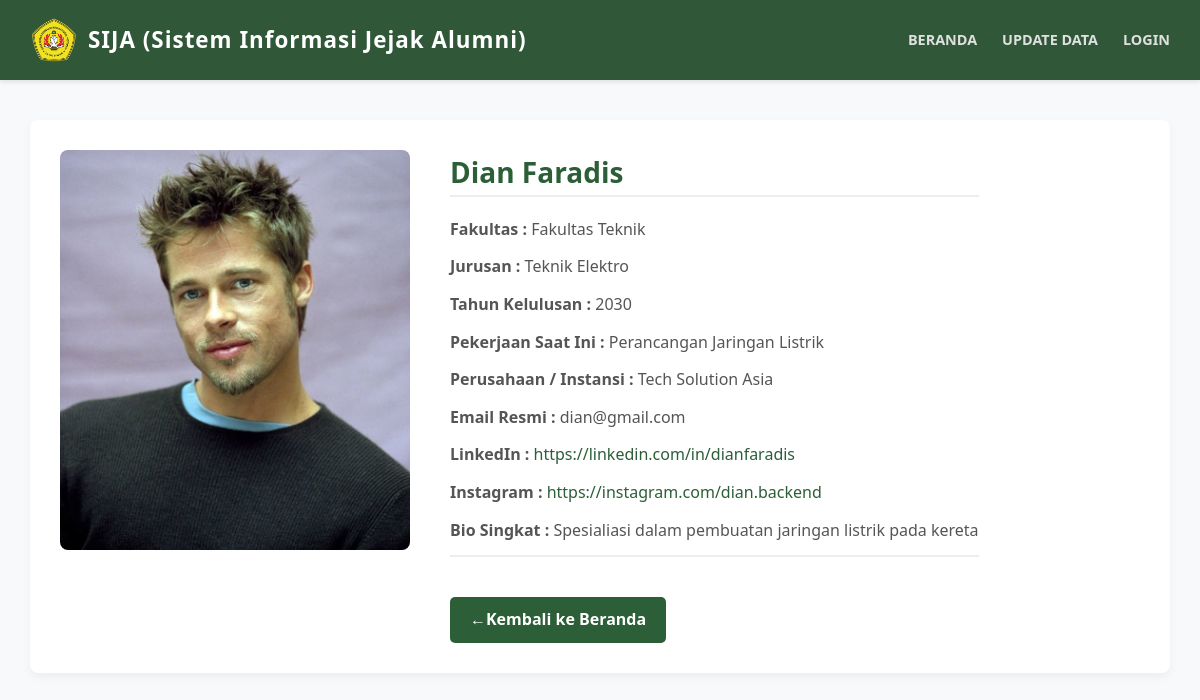
The app's page /detail.php?id=4 with its own data.
### tables this page shows
CREATE TABLE `alumni_profiles` (
  `id` int(11) NOT NULL,
  `user_id` int(11) NOT NULL,
  `angkatan` int(4) DEFAULT NULL,
  `tahun_kelulusan` int(11) DEFAULT NULL,
  `jurusan_id` int(11) DEFAULT NULL,
  `pekerjaan` varchar(100) DEFAULT NULL,
  `perusahaan` varchar(100) DEFAULT NULL,
  `linkedin` varchar(255) DEFAULT NULL,
  `instagram` varchar(255) DEFAULT NULL,
  `bio` text,
  `foto` varchar(255) DEFAULT NULL,
  `bukti_kelulusan` varchar(255) DEFAULT NULL,
  `status_kelulusan` enum('pending','disetujui','ditolak') DEFAULT 'disetujui',
  `status_validasi` enum('pending','disetujui','ditolak') DEFAULT 'disetujui',
  `verification_status` enum('unverified','pending','verified') DEFAULT 'unverified',
  `created_at` timestamp NOT NULL DEFAULT CURRENT_TIMESTAMP
);

CREATE TABLE `users` (
  `id` int(11) NOT NULL,
  `nama` varchar(100) NOT NULL,
  `email` varchar(100) NOT NULL,
  `password` varchar(255) NOT NULL,
  `role` enum('admin','mahasiswa','alumni') NOT NULL,
  `created_at` timestamp NOT NULL DEFAULT CURRENT_TIMESTAMP
);

CREATE TABLE `fakultas` (
  `id` int(11) NOT NULL,
  `nama_fakultas` varchar(100) NOT NULL,
  `created_at` timestamp NOT NULL DEFAULT CURRENT_TIMESTAMP
);

CREATE TABLE `jurusan` (
  `id` int(11) NOT NULL,
  `fakultas_id` int(11) NOT NULL,
  `nama_jurusan` varchar(100) NOT NULL,
  `created_at` timestamp NOT NULL DEFAULT CURRENT_TIMESTAMP
);

### app/model/AlumniModel.php (called while the page is built, shortened)
<?php
require_once __DIR__ . '/../../config/koneksi.php';
class AlumniHomeModel
{
    public static function getDetail($user_id)
    {
        global $conn;
        $user_id = mysqli_real_escape_string($conn, $user_id);
      $query = mysqli_query($conn, "
        SELECT
            a.*,
            u.nama,
            u.email,
            j.nama_jurusan,
            f.nama_fakultas
        FROM alumni_profiles a
        JOIN users u
            ON a.user_id = u.id
        LEFT JOIN jurusan j
            ON a.jurusan_id = j.id
        LEFT JOIN fakultas f
            ON j.fakultas_id = f.id
        WHERE u.id = '$user_id'
    ");
        return mysqli_fetch_assoc($query);
    }
}

### app/controller/HomeController.php (called while the page is built, shortened)
<?php
require_once __DIR__ . '/../model/AlumniModel.php';
class HomeController
{
    public function detail($user_id)
    {
        return AlumniHomeModel::getDetail($user_id);
    }
}

### public/detail.php (the view, shortened to what this page needs)
<?php
require_once '../app/controller/HomeController.php';
require_once '../app/model/AlumniModel.php';
$user_id = isset($_GET['id']) ? $_GET['id'] : null;
$controller = new HomeController();
$alumniDetail = $controller->detail($user_id);
?>
<!DOCTYPE html>
<html lang="id">
<head>
    <link rel="stylesheet" href="../asset/css/style.css">
</head>
<body>
    <header class="main-header">
        <div class="container header-content">
            <div class="logo">
                <img src="../uploads/Asset/logo1.png" alt="Logo Dashboard" class="logo-img" >
                <span class="logo-text">
                SIJA (Sistem Informasi Jejak Alumni)
                </span>
            </div>
            <nav class="main-nav">
                <ul>
                    <li><a href="index.php">BERANDA</a></li>
                    <li><a href="#">UPDATE DATA</a></li>
                    <?php if (isset($_SESSION['status']) && $_SESSION['status'] == 'login'): ?>
                        <li><a href="profil.php">PROFIL (<?= $_SESSION['nama']; ?>)</a></li>
                        <li><a href="logout.php" style="color: #ff4d4d; font-weight: bold;">LOGOUT</a></li>
                    <?php else: ?>
                        <li><a href="login.php">LOGIN</a></li>
                    <?php endif; ?>
                </ul>
            </nav>
        </div>
    </header>
    <main class="container">
        <div class="detail-wrapper">
            <div class="detail-foto">
                <img src="../<?= htmlspecialchars($alumniDetail['foto'] ?? 'asset/img/default-avatar.png'); ?>"
                    alt="<?= htmlspecialchars($alumniDetail['nama']); ?>">
            </div>
            <div class="detail-info">
                <h2><?= htmlspecialchars($alumniDetail['nama']); ?></h2>
                <hr style="border: 1px solid #eee; margin-bottom: 20px;">
               <p><strong>Fakultas :</strong> <?= htmlspecialchars($alumniDetail['nama_fakultas'] ?? '-'); ?></p>
                <p><strong>Jurusan :</strong> <?= htmlspecialchars($alumniDetail['nama_jurusan'] ?? '-'); ?></p>
                <p><strong>Tahun Kelulusan :</strong> <?= htmlspecialchars($alumniDetail['tahun_kelulusan'] ?? '-'); ?>
                </p>
                <p><strong>Pekerjaan Saat Ini :</strong> <?= htmlspecialchars($alumniDetail['pekerjaan'] ?? '-'); ?></p>
                <p><strong>Perusahaan / Instansi :</strong> <?= htmlspecialchars($alumniDetail['perusahaan'] ?? '-'); ?>
                </p>
                <p><strong>Email Resmi :</strong> <?= htmlspecialchars($alumniDetail['email'] ?? '-'); ?></p>
                <?php if (!empty($alumniDetail['linkedin'])): ?>
                    <p><strong>LinkedIn :</strong>
                        <a href="<?= htmlspecialchars($alumniDetail['linkedin']); ?>" target="_blank"
                            style="color: #2c5e38; text-decoration: none; font-weight: 500;">
                            <?= htmlspecialchars($alumniDetail['linkedin']); ?>
                        </a>
                    </p>
                <?php endif; ?>
                <?php if (!empty($alumniDetail['instagram'])): ?>
                    <p><strong>Instagram :</strong>
                        <a href="<?= htmlspecialchars($alumniDetail['instagram']); ?>" target="_blank"
                            style="color: #2c5e38; text-decoration: none; font-weight: 500;">
                            <?= htmlspecialchars($alumniDetail['instagram']); ?>
                        </a>
                    </p>
                <?php endif; ?>
                <p><strong>Bio Singkat :</strong> <?= htmlspecialchars($alumniDetail['bio'] ?? '-'); ?></p>
                <hr style="border: 1px solid #eee; margin-bottom: 20px;">
                <a href="index.php" class="btn-kembali">&larr;Kembali ke Beranda</a>
            </div>
    </main>
</body>
</html>

### asset/css/style.css (style rules this page uses)
html { scroll-behavior: smooth; }
* { margin: 0; padding: 0; box-sizing: border-box; font-family: 'Segoe UI', Tahoma, Geneva, Verdana, sans-serif; }
body { background-color: #f8f9fa; color: #333; line-height: 1.6; }
.container { width: 95%; max-width: 1600px; margin: 0 auto; }
.main-header { background-color: #315739; color: white; padding: 15px 0; box-shadow: 0 2px 5px rgba(0, 0, 0, 0.1); }
.header-content { display: flex; justify-content: space-between; align-items: center; padding: 0; }
.logo { display: flex; align-items: center; gap: 10px; }
.logo-img { height: 50px; border-radius: 4px; padding: 2px; }
.logo-text { font-weight: 700; font-size: 1.4rem; letter-spacing: 1px; }
.main-nav ul { list-style: none; display: flex; gap: 25px; }
.main-nav a { text-decoration: none; color: #e0e0e0; font-size: 0.9rem; font-weight: 600; text-transform: uppercase; transition: 0.3s; }
.detail-wrapper { background: #fff; padding: 30px; border-radius: 8px; box-shadow: 0 4px 10px rgba(0, 0, 0, 0.05); margin-top: 40px; display: flex; gap: 40px; }
.detail-foto { flex-shrink: 0 !important; width: 350px !important; }
.detail-foto img { width: 100% !important; height: 400px !important; border-radius: 8px !important; object-fit: cover !important; }
.detail-info h2 { margin-top: 0; color: #2c5e38; font-size: 28px; }
.detail-info p { font-size: 16px; line-height: 1.6; margin-bottom: 12px; color: #555; }
.btn-kembali { display: inline-block; margin-top: 20px; padding: 10px 20px; background-color: #2c5e38; color: white; text-decoration: none; border-radius: 5px; font-weight: bold; }

### records on screen
alumni_profiles: foto (picture), tahun_kelulusan "2030", pekerjaan "Perancangan Jaringan Listrik", perusahaan "Tech Solution Asia", linkedin "https://linkedin.com/in/dianfaradis", instagram "https://instagram.com/dian.backend", bio "Spesialiasi dalam pembuatan jaringan listrik pada kereta"
users: nama "Dian Faradis", email "dian@gmail.com"
fakultas: nama_fakultas "Fakultas Teknik"
jurusan: nama_jurusan "Teknik Elektro"
